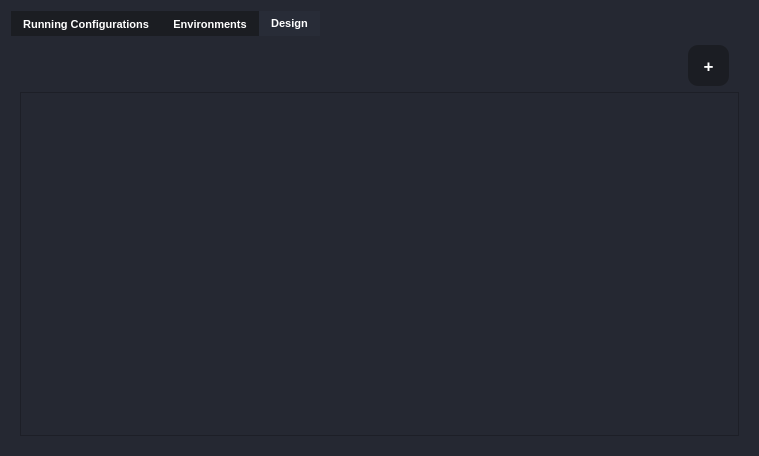
<?xml version="1.0" encoding="UTF-8"?>
<ui version="4.0">
 <class>Task_Tab</class>
 <widget class="QWidget" name="Task_Tab">
  <property name="geometry">
   <rect>
    <x>0</x>
    <y>0</y>
    <width>759</width>
    <height>456</height>
   </rect>
  </property>
  <property name="windowTitle">
   <string>Form</string>
  </property>
  <property name="styleSheet">
   <string notr="true">QWidget{
background-color:rgb(37, 40, 50);
	color: white;
}</string>
  </property>
  <layout class="QVBoxLayout" name="verticalLayout">
   <item>
    <widget class="QTabWidget" name="Task_tabWidget">
     <property name="font">
      <font>
       <pointsize>8</pointsize>
       <bold>true</bold>
      </font>
     </property>
     <property name="styleSheet">
      <string notr="true">
QTabWidget::pane{
border-color:none;
}
QTabWidget:tab-bar {

border-color:none;
}
QTabBar:tab:selected{
background-color:#282c37;
color:white;
}
QTabBar:tab:!selected{
background-color:#1b1d22;
color:white;
}

QLineEdit{
	border: 0px solid rgb(37, 39, 48);
	height: 30px;
	border-radius: 15px;
	color: white;
	padding-left: 20px;
	padding-right: 20px;
	background-color: rgb(27, 29, 35);
}
QLineEdit:hover{
	border: 2px solid rgb(64, 71, 88)
}
QLineEdit:focus{
	border: 3px solid rgb(91, 101, 124);
	color: white;
}
QLineEdit:disabled {
	background-color: #808080;
}
/* ToolButton */
QToolButton {
	border: 0px;
	width: 28px;
	height: 28px;
	background-color: transparent;
	color: rgb(255, 255, 255);
	border-radius: 15px;
}
QToolButton:hover {
	background-color: rgb(57, 65, 80);
	border: 2px solid rgb(61, 70, 86);
}
QToolButton:pressed {
	background-color: rgb(35, 40, 49);
	border: 2px solid rgb(43, 50, 61);
}
QPushButton{
	background-color: rgb(27, 29, 35);
}
QPushButton {
	border: 0px solid rgb(52, 59, 72);
	color: rgb(255, 255, 255);
	border-radius: 10px;
	margin-right:10px;
}
QPushButton:hover {
	background-color: rgb(57, 65, 80);
	border: 5px solid transparent;
}
QPushButton:pressed {
	background-color: rgb(35, 40, 49);
	border: 7px solid transparent;
}
QPushButton:disabled {
	background-color: rgb(102, 109, 122);
	color: rgb(168, 168, 168);
}

</string>
     </property>
     <property name="currentIndex">
      <number>2</number>
     </property>
     <widget class="QWidget" name="RunningConfig">
      <attribute name="title">
       <string>Running Configurations</string>
      </attribute>
      <layout class="QGridLayout" name="gridLayout_2">
       <item row="0" column="0">
        <layout class="QHBoxLayout" name="AddRunConfig_horizontalLayout">
         <item>
          <spacer name="AddRunningConfig_horizontalSpacer">
           <property name="orientation">
            <enum>Qt::Horizontal</enum>
           </property>
           <property name="sizeHint" stdset="0">
            <size>
             <width>658</width>
             <height>20</height>
            </size>
           </property>
          </spacer>
         </item>
         <item>
          <widget class="QPushButton" name="RunningDelete_pushButton">
           <property name="styleSheet">
            <string notr="true">background:none;
</string>
           </property>
           <property name="text">
            <string/>
           </property>
           <property name="icon">
            <iconset>
             <normaloff>../IconsImages/delete.png</normaloff>
             <normalon>../IconsImages/delete.png</normalon>
             <disabledoff>../IconsImages/delete.png</disabledoff>
             <activeoff>../IconsImages/delete.png</activeoff>
             <activeon>../IconsImages/delete.png</activeon>
             <selectedoff>../IconsImages/delete.png</selectedoff>
             <selectedon>../IconsImages/delete.png</selectedon>../IconsImages/delete.png</iconset>
           </property>
           <property name="iconSize">
            <size>
             <width>29</width>
             <height>25</height>
            </size>
           </property>
          </widget>
         </item>
         <item>
          <widget class="QPushButton" name="AddRunningConfig_button">
           <property name="sizePolicy">
            <sizepolicy hsizetype="Maximum" vsizetype="Maximum">
             <horstretch>0</horstretch>
             <verstretch>0</verstretch>
            </sizepolicy>
           </property>
           <property name="minimumSize">
            <size>
             <width>51</width>
             <height>41</height>
            </size>
           </property>
           <property name="maximumSize">
            <size>
             <width>51</width>
             <height>41</height>
            </size>
           </property>
           <property name="font">
            <font>
             <pointsize>13</pointsize>
             <bold>true</bold>
            </font>
           </property>
           <property name="text">
            <string>+</string>
           </property>
          </widget>
         </item>
        </layout>
       </item>
       <item row="1" column="0">
        <widget class="QScrollArea" name="RunningConfig_scrollArea">
         <property name="widgetResizable">
          <bool>true</bool>
         </property>
         <widget class="QWidget" name="RunningConfig_scroll">
          <property name="geometry">
           <rect>
            <x>0</x>
            <y>0</y>
            <width>721</width>
            <height>346</height>
           </rect>
          </property>
         </widget>
        </widget>
       </item>
      </layout>
     </widget>
     <widget class="QWidget" name="Environments">
      <property name="styleSheet">
       <string notr="true"/>
      </property>
      <attribute name="title">
       <string>Environments</string>
      </attribute>
      <layout class="QGridLayout" name="gridLayout_4">
       <item row="2" column="0">
        <widget class="QWidget" name="Directory_widget" native="true">
         <layout class="QGridLayout" name="gridLayout">
          <item row="2" column="0">
           <layout class="QHBoxLayout" name="Range_horizontalLayout">
            <item>
             <widget class="QRadioButton" name="Range_radioButton">
              <property name="font">
               <font>
                <pointsize>11</pointsize>
               </font>
              </property>
              <property name="text">
               <string>Range</string>
              </property>
             </widget>
            </item>
            <item>
             <widget class="QLabel" name="RangeFrom_label">
              <property name="font">
               <font>
                <family>MS Shell Dlg 2</family>
                <pointsize>11</pointsize>
                <italic>false</italic>
                <bold>false</bold>
               </font>
              </property>
              <property name="lineWidth">
               <number>0</number>
              </property>
              <property name="text">
               <string>From</string>
              </property>
             </widget>
            </item>
            <item>
             <widget class="QLineEdit" name="RangeFrom_lineEdit">
              <property name="focusPolicy">
               <enum>Qt::ClickFocus</enum>
              </property>
              <property name="styleSheet">
               <string notr="true"/>
              </property>
             </widget>
            </item>
            <item>
             <widget class="QLabel" name="RangeTo_label">
              <property name="font">
               <font>
                <family>MS Shell Dlg 2</family>
                <pointsize>11</pointsize>
                <italic>false</italic>
                <bold>false</bold>
               </font>
              </property>
              <property name="lineWidth">
               <number>0</number>
              </property>
              <property name="text">
               <string>To</string>
              </property>
             </widget>
            </item>
            <item>
             <widget class="QLineEdit" name="RangeTo_lineEdit">
              <property name="focusPolicy">
               <enum>Qt::ClickFocus</enum>
              </property>
              <property name="styleSheet">
               <string notr="true"/>
              </property>
             </widget>
            </item>
           </layout>
          </item>
          <item row="3" column="0">
           <layout class="QHBoxLayout" name="BinarySearch_horizontalLayout">
            <item>
             <widget class="QRadioButton" name="BinarySearch_radioButton">
              <property name="font">
               <font>
                <pointsize>11</pointsize>
               </font>
              </property>
              <property name="text">
               <string>Binary Search</string>
              </property>
             </widget>
            </item>
            <item>
             <widget class="QLabel" name="BinarySearchFrom_label">
              <property name="font">
               <font>
                <family>MS Shell Dlg 2</family>
                <pointsize>11</pointsize>
                <italic>false</italic>
                <bold>false</bold>
               </font>
              </property>
              <property name="lineWidth">
               <number>0</number>
              </property>
              <property name="text">
               <string>From</string>
              </property>
             </widget>
            </item>
            <item>
             <widget class="QLineEdit" name="BinarySearchFrom_lineEdit">
              <property name="focusPolicy">
               <enum>Qt::ClickFocus</enum>
              </property>
              <property name="styleSheet">
               <string notr="true"/>
              </property>
             </widget>
            </item>
            <item>
             <widget class="QLabel" name="BinarySearchTo_label">
              <property name="font">
               <font>
                <family>MS Shell Dlg 2</family>
                <pointsize>11</pointsize>
                <italic>false</italic>
                <bold>false</bold>
               </font>
              </property>
              <property name="lineWidth">
               <number>0</number>
              </property>
              <property name="text">
               <string>To</string>
              </property>
             </widget>
            </item>
            <item>
             <widget class="QLineEdit" name="BinarySearchTo_lineEdit">
              <property name="focusPolicy">
               <enum>Qt::ClickFocus</enum>
              </property>
              <property name="styleSheet">
               <string notr="true"/>
              </property>
             </widget>
            </item>
           </layout>
          </item>
          <item row="1" column="0">
           <widget class="QRadioButton" name="All_radioButton">
            <property name="font">
             <font>
              <pointsize>11</pointsize>
              <bold>false</bold>
             </font>
            </property>
            <property name="text">
             <string>All</string>
            </property>
           </widget>
          </item>
          <item row="0" column="0">
           <layout class="QHBoxLayout" name="ParentDir_horizontalLayout">
            <item>
             <widget class="QLabel" name="ParentDir_label">
              <property name="font">
               <font>
                <family>MS Shell Dlg 2</family>
                <pointsize>11</pointsize>
                <italic>false</italic>
                <bold>false</bold>
               </font>
              </property>
              <property name="lineWidth">
               <number>0</number>
              </property>
              <property name="text">
               <string>Parent Directory</string>
              </property>
             </widget>
            </item>
            <item>
             <widget class="QLineEdit" name="ParentDir_lineEdit">
              <property name="focusPolicy">
               <enum>Qt::ClickFocus</enum>
              </property>
              <property name="styleSheet">
               <string notr="true"/>
              </property>
             </widget>
            </item>
            <item>
             <widget class="QToolButton" name="BrowseParentDir_button">
              <property name="styleSheet">
               <string notr="true"/>
              </property>
              <property name="text">
               <string>...</string>
              </property>
              <property name="icon">
               <iconset>
                <normaloff>:/icons/icons/folder_icon.png</normaloff>:/icons/icons/folder_icon.png</iconset>
              </property>
             </widget>
            </item>
           </layout>
          </item>
          <item row="4" column="0">
           <spacer name="verticalSpacer">
            <property name="orientation">
             <enum>Qt::Vertical</enum>
            </property>
            <property name="sizeHint" stdset="0">
             <size>
              <width>20</width>
              <height>40</height>
             </size>
            </property>
           </spacer>
          </item>
         </layout>
        </widget>
       </item>
       <item row="1" column="0">
        <widget class="QWidget" name="File_widget" native="true">
         <layout class="QGridLayout" name="gridLayout_3">
          <item row="0" column="0">
           <layout class="QHBoxLayout" name="FilePath_horizontalLayout">
            <item>
             <widget class="QLabel" name="FilePath_abel">
              <property name="font">
               <font>
                <family>MS Shell Dlg 2</family>
                <pointsize>11</pointsize>
                <italic>false</italic>
                <bold>false</bold>
               </font>
              </property>
              <property name="lineWidth">
               <number>0</number>
              </property>
              <property name="text">
               <string>File Path</string>
              </property>
             </widget>
            </item>
            <item>
             <widget class="QLineEdit" name="FilePath_lineEdit">
              <property name="focusPolicy">
               <enum>Qt::ClickFocus</enum>
              </property>
              <property name="styleSheet">
               <string notr="true"/>
              </property>
             </widget>
            </item>
            <item>
             <widget class="QToolButton" name="BrowseFilePath_button">
              <property name="styleSheet">
               <string notr="true"/>
              </property>
              <property name="text">
               <string>...</string>
              </property>
              <property name="icon">
               <iconset>
                <normaloff>:/icons/icons/folder_icon.png</normaloff>:/icons/icons/folder_icon.png</iconset>
              </property>
             </widget>
            </item>
           </layout>
          </item>
          <item row="1" column="0">
           <spacer name="verticalSpacer_2">
            <property name="orientation">
             <enum>Qt::Vertical</enum>
            </property>
            <property name="sizeHint" stdset="0">
             <size>
              <width>20</width>
              <height>40</height>
             </size>
            </property>
           </spacer>
          </item>
         </layout>
        </widget>
       </item>
       <item row="0" column="0">
        <layout class="QHBoxLayout" name="Add_Dict_File_horizontalLayout">
         <item>
          <widget class="QPushButton" name="AddDirectory_button">
           <property name="minimumSize">
            <size>
             <width>211</width>
             <height>41</height>
            </size>
           </property>
           <property name="font">
            <font>
             <pointsize>10</pointsize>
             <bold>true</bold>
            </font>
           </property>
           <property name="text">
            <string>Add Directory</string>
           </property>
          </widget>
         </item>
         <item>
          <widget class="QPushButton" name="AddFile_button">
           <property name="minimumSize">
            <size>
             <width>211</width>
             <height>41</height>
            </size>
           </property>
           <property name="font">
            <font>
             <pointsize>10</pointsize>
             <bold>true</bold>
            </font>
           </property>
           <property name="text">
            <string>Add File</string>
           </property>
          </widget>
         </item>
        </layout>
       </item>
      </layout>
     </widget>
     <widget class="QWidget" name="Design">
      <property name="styleSheet">
       <string notr="true"/>
      </property>
      <attribute name="title">
       <string>Design</string>
      </attribute>
      <layout class="QFormLayout" name="formLayout">
       <item row="0" column="0" colspan="2">
        <layout class="QHBoxLayout" name="AddDesign_horizontalLayout">
         <item>
          <spacer name="AddDesign_horizontalSpacer">
           <property name="orientation">
            <enum>Qt::Horizontal</enum>
           </property>
           <property name="sizeHint" stdset="0">
            <size>
             <width>658</width>
             <height>20</height>
            </size>
           </property>
          </spacer>
         </item>
         <item>
          <widget class="QPushButton" name="DesignDelete_pushButton">
           <property name="styleSheet">
            <string notr="true">background:none;</string>
           </property>
           <property name="text">
            <string/>
           </property>
           <property name="icon">
            <iconset>
             <normaloff>../IconsImages/delete.png</normaloff>../IconsImages/delete.png</iconset>
           </property>
           <property name="iconSize">
            <size>
             <width>30</width>
             <height>25</height>
            </size>
           </property>
          </widget>
         </item>
         <item>
          <widget class="QPushButton" name="AddDesign_button">
           <property name="sizePolicy">
            <sizepolicy hsizetype="Maximum" vsizetype="Maximum">
             <horstretch>0</horstretch>
             <verstretch>0</verstretch>
            </sizepolicy>
           </property>
           <property name="minimumSize">
            <size>
             <width>51</width>
             <height>41</height>
            </size>
           </property>
           <property name="maximumSize">
            <size>
             <width>51</width>
             <height>41</height>
            </size>
           </property>
           <property name="font">
            <font>
             <pointsize>13</pointsize>
             <bold>true</bold>
            </font>
           </property>
           <property name="text">
            <string>+</string>
           </property>
           <property name="iconSize">
            <size>
             <width>16</width>
             <height>16</height>
            </size>
           </property>
          </widget>
         </item>
        </layout>
       </item>
       <item row="1" column="0" colspan="2">
        <widget class="QScrollArea" name="Designs_scrollArea">
         <property name="widgetResizable">
          <bool>true</bool>
         </property>
         <widget class="QWidget" name="Designs_scrollAreaWidget">
          <property name="geometry">
           <rect>
            <x>0</x>
            <y>0</y>
            <width>721</width>
            <height>346</height>
           </rect>
          </property>
         </widget>
        </widget>
       </item>
      </layout>
     </widget>
    </widget>
   </item>
  </layout>
 </widget>
 <resources/>
 <connections/>
</ui>
